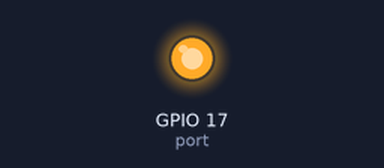
The program below on a simulated Raspberry Pi (BCM pin numbers). Shown: output pins drawn as LEDs (lit = HIGH). At 3.0 s the program stops and its outputs stay as they are.

Above: at 0.1 s.
At 3.1 s:
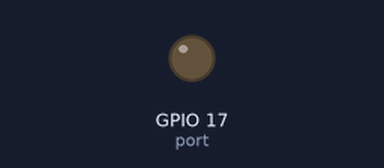
Timing chart, 0 to 4.5 s (numbered marks = the images above):
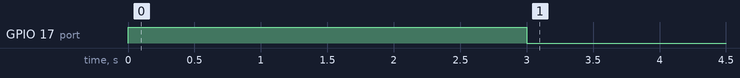

Measured:
- by itself, GPIO 17 (port): LOW → HIGH at 0.00 s, → LOW 3.0 s later

The program:

ring_17.py
```python
#!/usr/bin/env python
# -*- coding: utf-8 -*-

from sys import argv
import time
import RPi.GPIO as GPIO

port = 17
dulate_sec = 3
GPIO.setmode(GPIO.BCM)
GPIO.setup(port, GPIO.OUT)

GPIO.output(port,GPIO.HIGH)
time.sleep(dulate_sec)
GPIO.cleanup()
```
